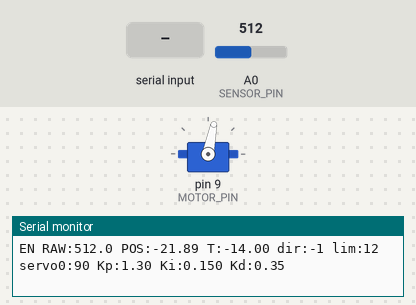
Recording of a sketch running on a simulated Arduino Uno, built with avr-gcc and run on an emulated ATmega328P. Shown: servo, the last lines printed to the serial monitor. Inputs (shaded band) come from the test bench; at power-on: A0 (SENSOR_PIN) = 512.

Above: at 1.6 s.
1.7 s: A0 (SENSOR_PIN) set to 306
At 2.6 s:
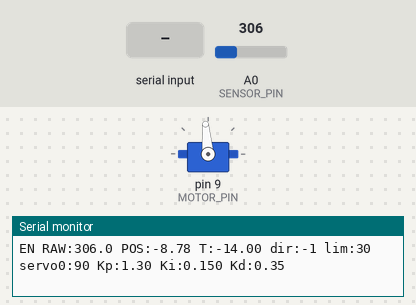
3.4 s: "M0\n" received over Serial
6.4 s: "RUN\n" received over Serial
At 7.5 s:
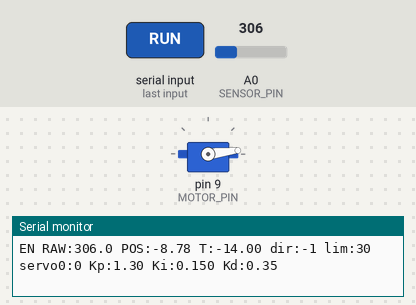
7.9 s: A0 (SENSOR_PIN) set to 290
10.9 s: "KP\n" received over Serial
At 11.7 s:
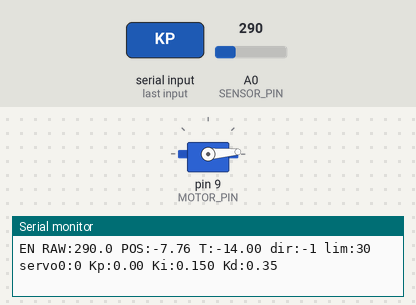
12.4 s: "KP90\n" received over Serial
At 13.3 s:
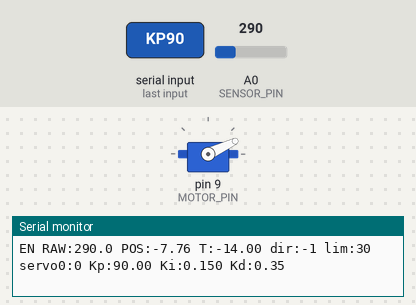
Timing chart, 0 to 14.9 s (numbered marks = the images above; inputs shaded):
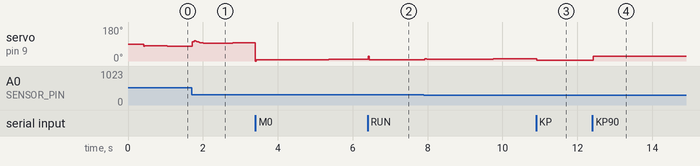

The sketch:

line_balancer.ino
```cpp
#include <Servo.h>

#define MOTOR_PIN  9
#define SENSOR_PIN A0

Servo motor;

bool control_enabled = true;

int motor_0 = 90;
int servo_min = 65;
int servo_max = 115;
const int OUT_MAX = 30;

#define USE_SOFT_LIMITS 1
const float SOFT1 = 11.0f;
const float SOFT2 = 13.0f;
const int OUT_SOFT1 = 18;
const int OUT_SOFT2 = 12;

float Kp = 1.3f;
float Ki = 0.15f;
float Kd = 0.35f;

float integral = 0.0f;
float last_error = 0.0f;
const float INTEGRAL_MAX = 300.0f;

uint32_t lastPID = 0;
uint32_t lastDebug = 0;
const uint32_t PID_PERIOD_MS = 20;
const uint32_t DEBUG_PERIOD_MS = 200;

float filtered_raw = 0.0f;
const float FILTER_ALPHA = 0.25f;

int dir = -1;
float target_pos = 0.0f;

const int NPTS = 5;
const float posTable[NPTS] = { -14.0f, -7.0f, 0.0f, 7.0f, 14.0f };
const float rawTable[NPTS] = {  388.0f, 278.0f, 220.0f, 181.0f, 159.0f };

void process_serial();
void PID();

float clampf(float x, float lo, float hi) {
  if (x < lo) return lo;
  if (x > hi) return hi;
  return x;
}
int clampi(int x, int lo, int hi) {
  if (x < lo) return lo;
  if (x > hi) return hi;
  return x;
}

float read_sensor_raw() {
  long sum = 0;
  const int N = 6;
  for (int i = 0; i < N; i++) {
    sum += analogRead(SENSOR_PIN);
    delayMicroseconds(300);
  }
  return (float)sum / (float)N;
}

float raw_to_rodpos(float raw) {
  if (raw >= rawTable[0]) {
    float r0 = rawTable[0], r1 = rawTable[1];
    float p0 = posTable[0], p1 = posTable[1];
    float t = (raw - r0) / (r1 - r0);
    return p0 + t * (p1 - p0);
  }

  if (raw <= rawTable[NPTS - 1]) {
    float r0 = rawTable[NPTS - 2], r1 = rawTable[NPTS - 1];
    float p0 = posTable[NPTS - 2], p1 = posTable[NPTS - 1];
    float slope = (p1 - p0) / (r1 - r0);
    return p1 + slope * (raw - r1);
  }

  for (int i = 0; i < NPTS - 1; i++) {
    float r0 = rawTable[i];
    float r1 = rawTable[i + 1];

    if (raw <= r0 && raw >= r1) {
      float t = (raw - r0) / (r1 - r0);
      return posTable[i] + t * (posTable[i + 1] - posTable[i]);
    }
  }

  return posTable[NPTS - 1];
}

int pid_step(float error, float dt) {
  float P = Kp * error;

  integral += error * dt;
  integral = clampf(integral, -INTEGRAL_MAX, INTEGRAL_MAX);
  float I = Ki * integral;

  float D = Kd * ((error - last_error) / dt);
  last_error = error;

  float out = P + I + D;

  int out_i = (int)out;
  out_i = clampi(out_i, -OUT_MAX, OUT_MAX);
  return out_i;
}

//https://docs.masso.com.au/wiring-and-setup/setup-and-calibration/soft-and-hard-limits
#if USE_SOFT_LIMITS
int local_out_max(float pos) {
  float a = (pos < 0.0f) ? -pos : pos;
  if (a > SOFT2) return OUT_SOFT2;
  if (a > SOFT1) return OUT_SOFT1;
  return OUT_MAX;
}
#endif

void process_serial() {
  static String cmd = "";

  while (Serial.available() > 0) {
    char c = Serial.read();

    if (c == '\n' || c == '\r') {
      cmd.trim();
      if (cmd.length() == 0) { cmd = ""; continue; }

      if (cmd.equalsIgnoreCase("STOP")) {
        control_enabled = false;
        motor.write(motor_0);
        Serial.println("STOP: control disabled");
      }
      else if (cmd.equalsIgnoreCase("RUN")) {
        control_enabled = true;
        integral = 0.0f;
        last_error = 0.0f;
        Serial.println("RUN: control enabled");
      }
      else if (cmd.startsWith("KP")) {
        Kp = cmd.substring(2).toFloat();
        Serial.print("Kp="); Serial.println(Kp, 6);
      }
      else if (cmd.startsWith("KI")) {
        Ki = cmd.substring(2).toFloat();
        integral = 0.0f;
        Serial.print("Ki="); Serial.println(Ki, 6);
      }
      else if (cmd.startsWith("KD")) {
        Kd = cmd.substring(2).toFloat();
        Serial.print("Kd="); Serial.println(Kd, 6);
      }
      else if (cmd.startsWith("M0")) {
        motor_0 = cmd.substring(2).toInt();
        servo_min = motor_0 - 25;
        servo_max = motor_0 + 25;
        motor.write(motor_0);
        Serial.print("motor_0="); Serial.println(motor_0);
      }
      else if (cmd.startsWith("DIR")) {
        int v = cmd.substring(3).toInt();
        dir = (v >= 0) ? 1 : -1;
        integral = 0.0f;
        last_error = 0.0f;
        Serial.print("dir="); Serial.println(dir);
      }
      else if (cmd.startsWith("T")) {
        target_pos = cmd.substring(1).toFloat();
        target_pos = clampf(target_pos, -14.0f, 14.0f);
        integral = 0.0f;
        last_error = 0.0f;
        Serial.print("target_pos="); Serial.println(target_pos, 2);
      }
      else {
        float v = cmd.toFloat();
        bool is_numeric = (cmd == "0" || cmd == "-0" || v != 0.0f);

        if (is_numeric) {
          target_pos = clampf(v, -14.0f, 14.0f);
          integral = 0.0f;
          last_error = 0.0f;
          Serial.print("target_pos="); Serial.println(target_pos, 2);
        } else {
          Serial.println("Unknown cmd. Use STOP, RUN, 10, -7, 0, KP.., KI.., KD.., M0.., DIR-1");
        }
      }

      cmd = "";
    } else {
      cmd += c;
    }
  }
}

//From the lectures and previous projects and also:
//https://ctms.engin.umich.edu/CTMS/index.php?example=BallBeam&section=ControlPID
void PID() {
  uint32_t now = millis();
  if (now - lastPID < PID_PERIOD_MS) return;

  uint32_t elapsed = now - lastPID;
  lastPID = now;

  float dt = elapsed / 1000.0f;
  if (dt <= 0.0f) dt = PID_PERIOD_MS / 1000.0f;

  float raw = read_sensor_raw();

  // https://stackoverflow.com/questions/10990618/c-filter-for-noisy-analog-signal
  filtered_raw = (1.0f - FILTER_ALPHA) * filtered_raw + FILTER_ALPHA * raw;

  if (!control_enabled) {
    motor.write(motor_0);
    return;
  }

  float pos = raw_to_rodpos(filtered_raw);
  float error = dir * (target_pos - pos);

  int out = pid_step(error, dt);

#if USE_SOFT_LIMITS
  int lim = local_out_max(pos);
  out = clampi(out, -lim, lim);
#endif

  int servo_angle = motor_0 + out;
  servo_angle = clampi(servo_angle, servo_min, servo_max);
  motor.write(servo_angle);
}

void setup() {
  Serial.begin(9600);
  delay(300);

  motor.attach(MOTOR_PIN);

  float r0 = read_sensor_raw();
  filtered_raw = r0;

  servo_min = motor_0 - 25;
  servo_max = motor_0 + 25;

  motor.write(motor_0);

  Serial.println("=== READY ===");
  Serial.println("Send number (e.g. 10) to change target, or use T10.");
  Serial.println("Other cmds: STOP RUN KP.. KI.. KD.. M0.. DIR..");
  Serial.print("Initial RAW="); Serial.println(r0, 1);

  target_pos = clampf(raw_to_rodpos(filtered_raw), -14.0f, 14.0f);
  Serial.print("Auto target_pos="); Serial.println(target_pos, 2);

  lastPID = millis();
  lastDebug = millis();
}

void loop() {
  process_serial();
  PID();

  uint32_t now = millis();
  if (now - lastDebug >= DEBUG_PERIOD_MS) {
    lastDebug = now;
    float pos = raw_to_rodpos(filtered_raw);

    Serial.print(control_enabled ? "EN " : "DIS ");
    Serial.print("RAW:"); Serial.print(filtered_raw, 1);
    Serial.print(" POS:"); Serial.print(pos, 2);
    Serial.print(" T:"); Serial.print(target_pos, 2);
    Serial.print(" dir:"); Serial.print(dir);
#if USE_SOFT_LIMITS
    Serial.print(" lim:"); Serial.print(local_out_max(pos));
#endif
    Serial.print(" servo0:"); Serial.print(motor_0);
    Serial.print(" Kp:"); Serial.print(Kp, 2);
    Serial.print(" Ki:"); Serial.print(Ki, 3);
    Serial.print(" Kd:"); Serial.println(Kd, 2);
  }
}
```

Measured:
- after the input at 6.4 s, servo on pin 9 (MOTOR_PIN): 8° → 6° at once, → 7° 0.26 s later
- after the input at 10.9 s, servo on pin 9 (MOTOR_PIN): 12° → 4° at once, → 5° 1.1 s later
